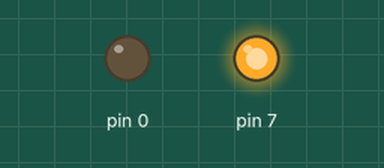
The sketch below on a simulated Arduino Uno, built with avr-gcc and run on an emulated ATmega328P. On the bench: output pins drawn as LEDs (lit = HIGH).

Above: at 0.1 s.
Timing chart, 0 to 1.6 s (numbered marks = the images above):
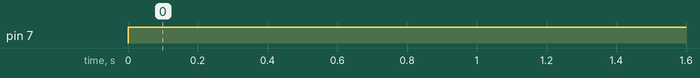

Measured:
- by itself, pin 7: LOW → HIGH at 0.00 s

The sketch:

10_16520206_01c.ino
```cpp
int counter;

void setup()
{
  pinMode(7, OUTPUT);
  pinMode(0, OUTPUT);
}

void loop()
{
  for (counter = 0; counter < 3; ++counter) {
    digitalWrite(7, HIGH);
    delay(1000); // Wait for 1000 millisecond(s)
    digitalWrite(0, LOW);
    delay(1000); // Wait for 1000 millisecond(s)
  }
  delay(5000); // Wait for 5000 millisecond(s)
}
```
